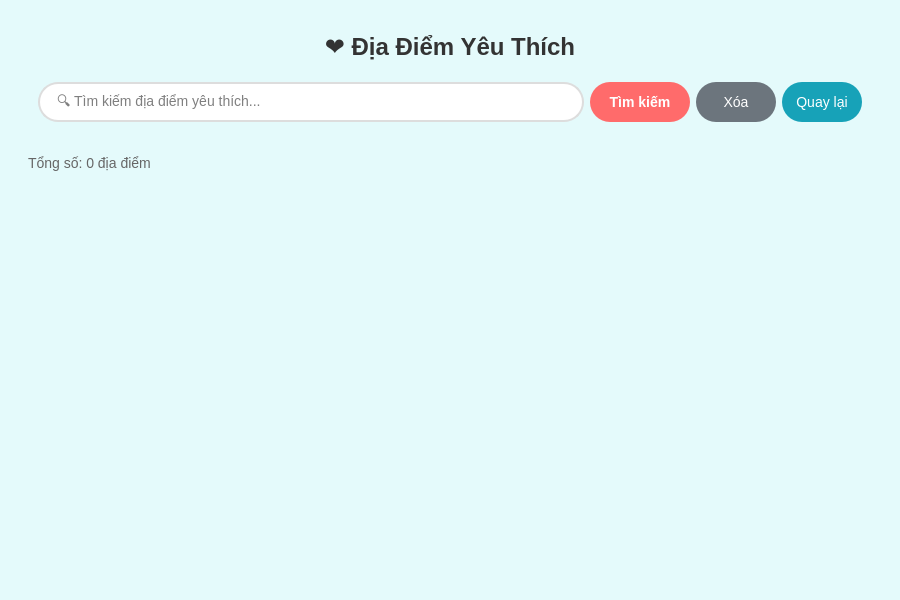
<?xml version="1.0" encoding="UTF-8"?>
<ui version="4.0">
 <class>FavoritePlacesWindow</class>
 <widget class="QMainWindow" name="FavoritePlacesWindow">
  <property name="geometry">
   <rect>
    <x>0</x>
    <y>0</y>
    <width>900</width>
    <height>600</height>
   </rect>
  </property>
  <property name="windowTitle">
   <string>Địa Điểm Yêu Thích</string>
  </property>
  <property name="styleSheet">
   <string notr="true">background-color: rgb(228, 250, 251);</string>
  </property>
  <widget class="QWidget" name="centralwidget">
   <layout class="QVBoxLayout" name="verticalLayout">
    <property name="spacing">
     <number>10</number>
    </property>
    <property name="leftMargin">
     <number>20</number>
    </property>
    <property name="topMargin">
     <number>20</number>
    </property>
    <property name="rightMargin">
     <number>20</number>
    </property>
    <property name="bottomMargin">
     <number>20</number>
    </property>
    <item>
     <widget class="QWidget" name="headerWidget" native="true">
      <property name="minimumSize">
       <size>
        <width>0</width>
        <height>120</height>
       </size>
      </property>
      <property name="maximumSize">
       <size>
        <width>16777215</width>
        <height>150</height>
       </size>
      </property>
      <layout class="QVBoxLayout" name="verticalLayout_2">
       <property name="spacing">
        <number>10</number>
       </property>
       <item>
        <widget class="QLabel" name="titleLabel">
         <property name="styleSheet">
          <string notr="true">font-size: 24px;
font-weight: bold;
color: #333333;</string>
         </property>
         <property name="text">
          <string>❤️ Địa Điểm Yêu Thích</string>
         </property>
         <property name="alignment">
          <set>Qt::AlignCenter</set>
         </property>
        </widget>
       </item>
       <item>
        <widget class="QWidget" name="searchWidget" native="true">
         <layout class="QHBoxLayout" name="horizontalLayout">
          <item>
           <widget class="QLineEdit" name="searchInput">
            <property name="minimumSize">
             <size>
              <width>0</width>
              <height>40</height>
             </size>
            </property>
            <property name="styleSheet">
             <string notr="true">QLineEdit {
    border: 2px solid #ddd;
    border-radius: 20px;
    padding: 8px 15px;
    font-size: 14px;
    background-color: white;
}

QLineEdit:focus {
    border: 2px solid #ff6b6b;
}</string>
            </property>
            <property name="placeholderText">
             <string>🔍 Tìm kiếm địa điểm yêu thích...</string>
            </property>
           </widget>
          </item>
          <item>
           <widget class="QPushButton" name="searchBtn">
            <property name="minimumSize">
             <size>
              <width>100</width>
              <height>40</height>
             </size>
            </property>
            <property name="maximumSize">
             <size>
              <width>100</width>
              <height>40</height>
             </size>
            </property>
            <property name="styleSheet">
             <string notr="true">QPushButton {
    background-color: #ff6b6b;
    color: white;
    border: none;
    border-radius: 20px;
    font-size: 14px;
    font-weight: bold;
}

QPushButton:hover {
    background-color: #ff5252;
}

QPushButton:pressed {
    background-color: #e63946;
}</string>
            </property>
            <property name="text">
             <string>Tìm kiếm</string>
            </property>
           </widget>
          </item>
          <item>
           <widget class="QPushButton" name="clearBtn">
            <property name="minimumSize">
             <size>
              <width>80</width>
              <height>40</height>
             </size>
            </property>
            <property name="maximumSize">
             <size>
              <width>80</width>
              <height>40</height>
             </size>
            </property>
            <property name="styleSheet">
             <string notr="true">QPushButton {
    background-color: #6c757d;
    color: white;
    border: none;
    border-radius: 20px;
    font-size: 14px;
}

QPushButton:hover {
    background-color: #5a6268;
}</string>
            </property>
            <property name="text">
             <string>Xóa</string>
            </property>
           </widget>
          </item>
          <item>
           <widget class="QPushButton" name="backBtn">
            <property name="minimumSize">
             <size>
              <width>80</width>
              <height>40</height>
             </size>
            </property>
            <property name="maximumSize">
             <size>
              <width>80</width>
              <height>40</height>
             </size>
            </property>
            <property name="styleSheet">
             <string notr="true">QPushButton {
    background-color: #17a2b8;
    color: white;
    border: none;
    border-radius: 20px;
    font-size: 14px;
}

QPushButton:hover {
    background-color: #138496;
}</string>
            </property>
            <property name="text">
             <string>Quay lại</string>
            </property>
           </widget>
          </item>
         </layout>
        </widget>
       </item>
      </layout>
     </widget>
    </item>
    <item>
     <widget class="QLabel" name="countLabel">
      <property name="styleSheet">
       <string notr="true">font-size: 14px;
color: #666666;
padding: 5px;</string>
      </property>
      <property name="text">
       <string>Tổng số: 0 địa điểm</string>
      </property>
     </widget>
    </item>
    <item>
     <widget class="QScrollArea" name="scrollArea">
      <property name="frameShape">
       <enum>QFrame::NoFrame</enum>
      </property>
      <property name="widgetResizable">
       <bool>true</bool>
      </property>
      <widget class="QWidget" name="scrollAreaWidgetContents">
       <property name="geometry">
        <rect>
         <x>0</x>
         <y>0</y>
         <width>836</width>
         <height>386</height>
        </rect>
       </property>
       <layout class="QVBoxLayout" name="verticalLayout_3">
        <item>
         <widget class="QWidget" name="placesContainer" native="true">
          <property name="styleSheet">
           <string notr="true">QWidget#placesContainer {
    background-color: transparent;
}</string>
          </property>
          <layout class="QGridLayout" name="gridLayout">
           <property name="spacing">
            <number>15</number>
           </property>
          </layout>
         </widget>
        </item>
        <item>
         <spacer name="verticalSpacer">
          <property name="orientation">
           <enum>Qt::Vertical</enum>
          </property>
          <property name="sizeHint" stdset="0">
           <size>
            <width>20</width>
            <height>40</height>
           </size>
          </property>
         </spacer>
        </item>
       </layout>
      </widget>
     </widget>
    </item>
   </layout>
  </widget>
 </widget>
 <resources/>
 <connections/>
</ui>
